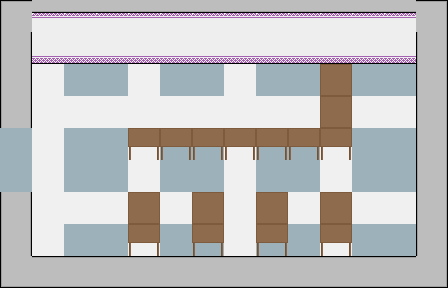

Rendered tile map (Tiled .tmx) drawn with the repository's tilesets; below, a short description and the full map source, tile grids included:
An orthogonal 14x9 tile map with 32x32 px tiles, 2 tile layers (Background, Collision) and 7 objects (2x door, phantom, bigPhantom, page0).

<map version="1.8" tiledversion="1.8.4" orientation="orthogonal" renderorder="right-down" width="14" height="9" tilewidth="32" tileheight="32" infinite="0" nextlayerid="4" nextobjectid="16">
 <editorsettings>
  <export target="tutorialLevel.json" format="json" />
 </editorsettings>
 <tileset firstgid="1" name="hub_spritesheet" tilewidth="32" tileheight="32" spacing="2" margin="1" tilecount="30" columns="5">
  <image source="hub_spritesheet_extruded.png" trans="ff00ff" width="170" height="204" />
  <tile id="0">
   <properties>
    <property name="collides" type="bool" value="true" />
   </properties>
  </tile>
  <tile id="1">
   <properties>
    <property name="collides" type="bool" value="true" />
   </properties>
  </tile>
  <tile id="3">
   <properties>
    <property name="collides" type="bool" value="true" />
   </properties>
  </tile>
  <tile id="5">
   <properties>
    <property name="collides" type="bool" value="true" />
   </properties>
  </tile>
  <tile id="6">
   <properties>
    <property name="collides" type="bool" value="true" />
   </properties>
  </tile>
  <tile id="7">
   <properties>
    <property name="collides" type="bool" value="true" />
   </properties>
  </tile>
  <tile id="8">
   <properties>
    <property name="collides" type="bool" value="true" />
   </properties>
  </tile>
  <tile id="9">
   <properties>
    <property name="collides" type="bool" value="true" />
   </properties>
  </tile>
  <tile id="10">
   <properties>
    <property name="collides" type="bool" value="true" />
   </properties>
  </tile>
  <tile id="11">
   <properties>
    <property name="collides" type="bool" value="true" />
   </properties>
  </tile>
  <tile id="12">
   <properties>
    <property name="collides" type="bool" value="true" />
   </properties>
  </tile>
  <tile id="13">
   <properties>
    <property name="collides" type="bool" value="true" />
   </properties>
  </tile>
  <tile id="15">
   <properties>
    <property name="collides" type="bool" value="true" />
   </properties>
  </tile>
  <tile id="16">
   <properties>
    <property name="collides" type="bool" value="true" />
   </properties>
  </tile>
  <tile id="17">
   <properties>
    <property name="collides" type="bool" value="true" />
   </properties>
  </tile>
  <tile id="18">
   <properties>
    <property name="collides" type="bool" value="true" />
   </properties>
  </tile>
  <tile id="20">
   <properties>
    <property name="collides" type="bool" value="true" />
   </properties>
  </tile>
  <tile id="21">
   <properties>
    <property name="collides" type="bool" value="true" />
   </properties>
  </tile>
  <tile id="22">
   <properties>
    <property name="collides" type="bool" value="true" />
   </properties>
  </tile>
  <tile id="23">
   <properties>
    <property name="collides" type="bool" value="true" />
   </properties>
  </tile>
 </tileset>
 <layer id="1" name="Background" width="14" height="9">
  <data encoding="csv">
5,5,5,5,5,5,5,5,5,5,5,5,5,5,
3,5,3,3,5,3,3,5,3,3,5,3,3,5,
3,5,3,3,5,3,3,5,3,3,5,3,3,5,
5,5,5,5,5,5,5,5,5,5,5,5,5,5,
3,5,3,3,5,3,3,5,3,3,5,3,3,5,
3,5,3,3,5,3,3,5,3,3,5,3,3,5,
5,5,5,5,5,5,5,5,5,5,5,5,5,5,
3,5,3,3,5,3,3,5,3,3,5,3,3,5,
3,5,3,3,5,3,3,5,3,3,5,3,3,5
</data>
 </layer>
 <layer id="2" name="Collision" width="14" height="9">
  <data encoding="csv">
4,13,13,13,13,13,13,13,13,13,13,13,13,9,
17,2,2,2,2,2,2,2,2,2,2,2,2,17,
17,0,0,0,0,0,0,0,0,0,10,0,0,17,
17,0,0,0,0,0,0,0,0,0,10,0,0,17,
0,0,0,0,12,12,12,12,12,12,12,0,0,17,
0,0,0,0,0,0,0,0,0,0,0,0,0,17,
17,0,0,0,10,0,10,0,10,0,10,0,0,17,
17,0,0,0,12,0,12,0,12,0,12,0,0,17,
19,14,14,14,14,14,14,14,14,14,14,14,14,21
</data>
 </layer>
 <objectgroup id="3" name="Objects">
  <object id="4" name="phantom" x="384" y="192">
   <properties>
    <property name="point1" type="object" value="5" />
   </properties>
   <point />
  </object>
  <object id="5" x="96" y="192">
   <point />
  </object>
  <object id="11" name="bigPhantom" x="576" y="160">
   <point />
  </object>
  <object id="12" name="page0" x="384" y="96">
   <point />
  </object>
  <object id="13" x="288" y="96">
   <point />
  </object>
  <object id="14" name="door" gid="10" x="0" y="160" width="32" height="32" />
  <object id="15" name="door" gid="10" x="0" y="192" width="32" height="32" />
 </objectgroup>
</map>
